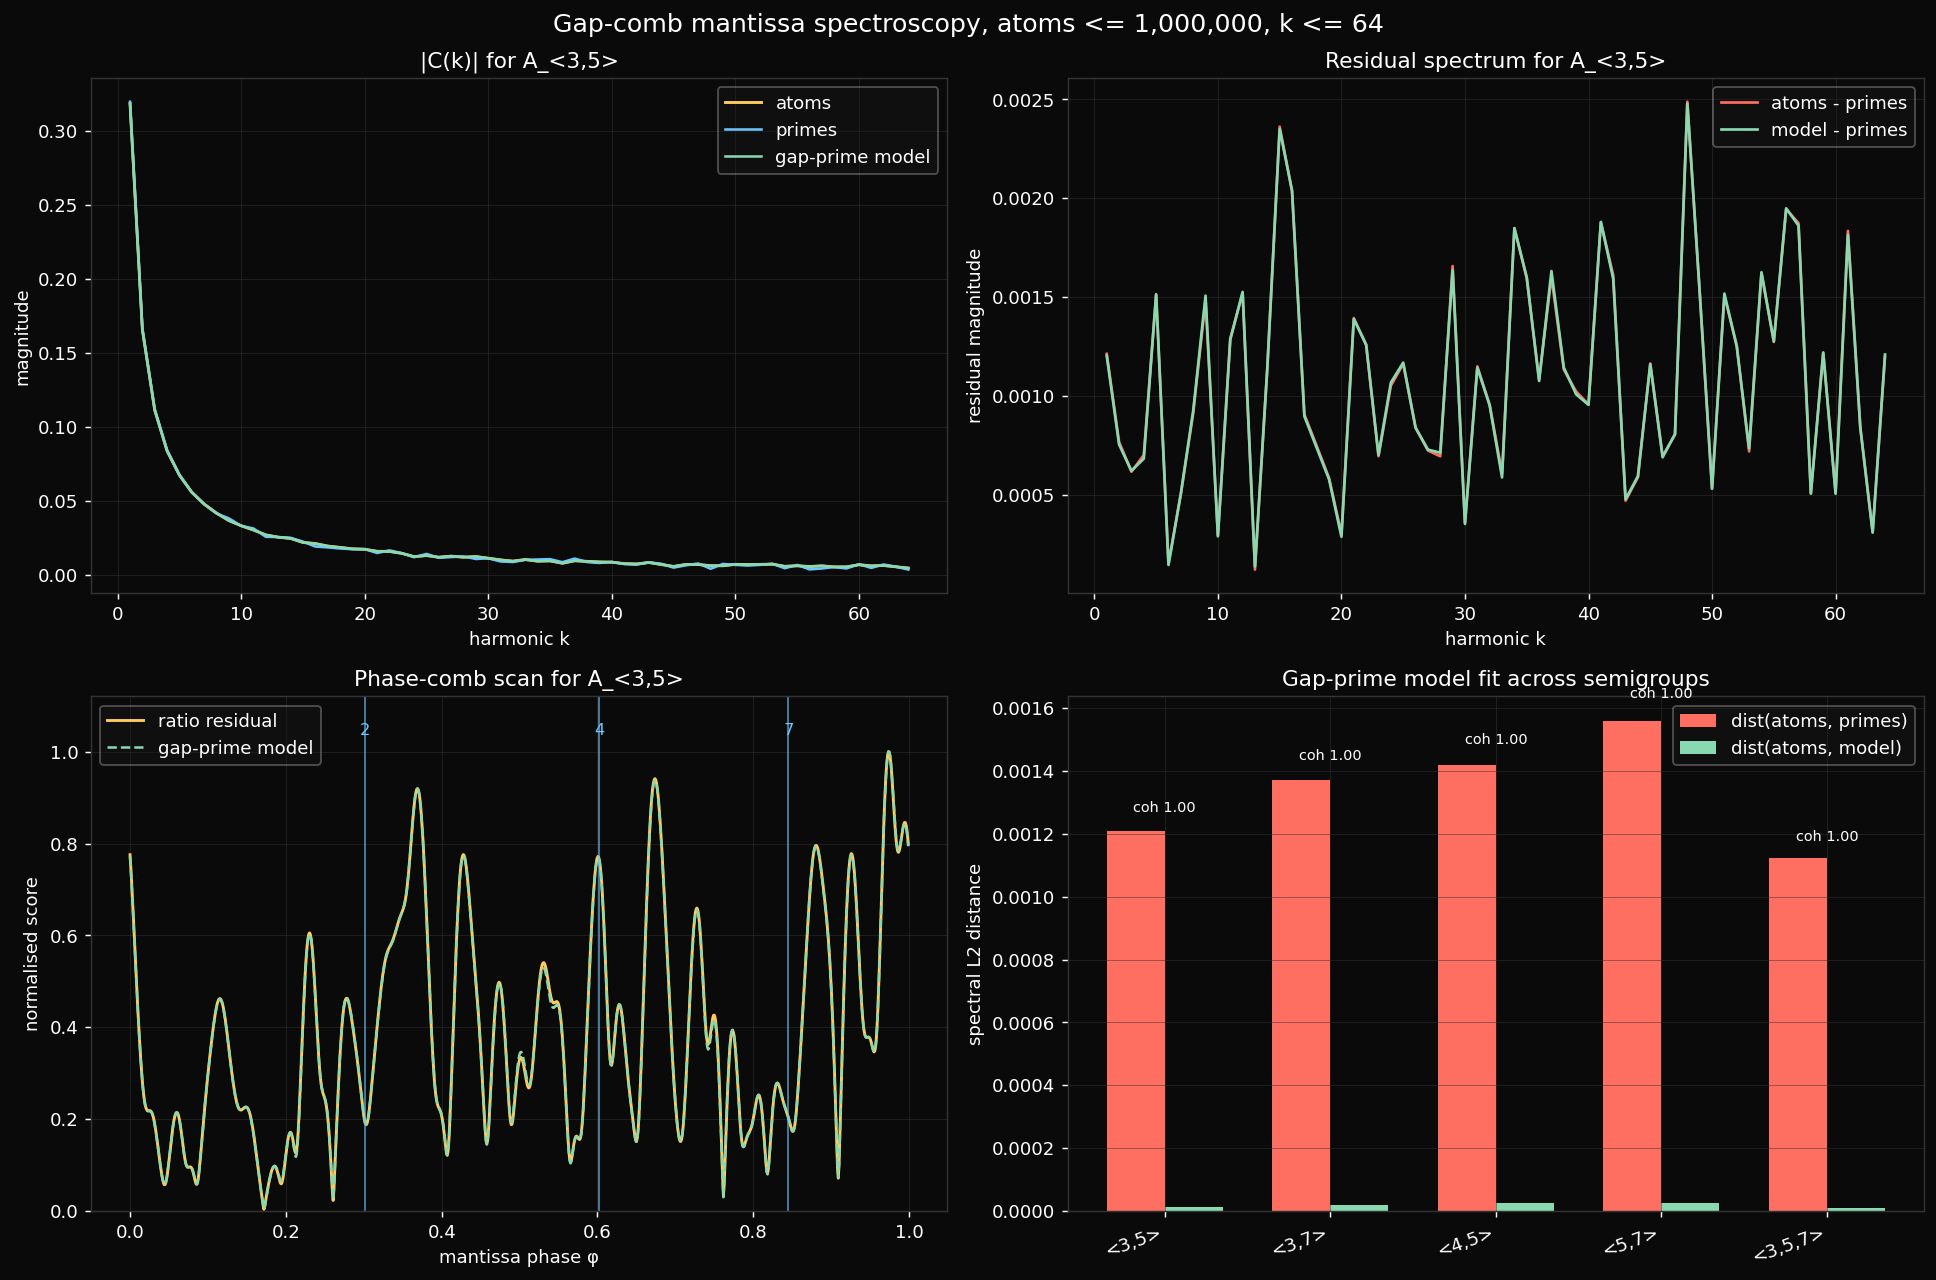

Write Python code to recreate this figure.
"""
Mantissa-spectrum gap-comb experiment for multiplicative atoms of
numerical semigroups.

The first interlock experiment collapses each atom to one leading digit.
This one keeps log-mantissa phase.  For a finite sequence X, compute

    C_X(k) = mean_{x in X} exp(2π i k frac(log_10 x)),   k = 1..K.

If A_S is well approximated by primes plus gap-times-prime layers, then
the ratio C_A(k) / C_prime(k) should carry a phase comb whose teeth sit
near log_10(g) for g in the gap set G.

Outputs:
- gap_comb.txt — spectral distances and phase-comb peaks.
- gap_comb.png — spectra, phase periodogram, and cross-semigroup scores.
"""

import os
import sys
import time
from math import log10

import numpy as np
import matplotlib.pyplot as plt

HERE = os.path.dirname(os.path.abspath(__file__))
ROOT = os.path.abspath(os.path.join(HERE, '..', '..', '..'))
sys.path.insert(0, os.path.join(ROOT, 'interlock'))

from ns_atoms import numerical_semigroup, gap_set, frobenius_number  # noqa: E402


N = 1_000_000
K_MAX = 64
PHASE_GRID = 1024
BASE = 10
PRIME_AMP_FLOOR = 2e-3

SEMIGROUPS = [
    ("<3,5>", (3, 5)),
    ("<3,7>", (3, 7)),
    ("<4,5>", (4, 5)),
    ("<5,7>", (5, 7)),
    ("<3,5,7>", (3, 5, 7)),
]

PALETTE = {
    "yellow": "#ffcc5c",
    "blue": "#6ec6ff",
    "red": "#ff6f61",
    "green": "#88d8b0",
    "bg": "#0a0a0a",
    "fg": "white",
    "grid": "#333333",
}


def primes_up_to(limit):
    sieve = bytearray([1]) * (limit + 1)
    sieve[0] = sieve[1] = 0
    for p in range(2, int(limit ** 0.5) + 1):
        if sieve[p]:
            sieve[p * p::p] = bytearray(len(sieve[p * p::p]))
    return [i for i in range(limit + 1) if sieve[i]]


def atoms_fast(generators, limit):
    """A_S ∩ [2, limit] via product marking."""
    S = numerical_semigroup(generators, limit)
    s_list = sorted(s for s in S if s >= 2)
    reducible = bytearray(limit + 1)
    for i, a in enumerate(s_list):
        if a * a > limit:
            break
        for b in s_list[i:]:
            prod = a * b
            if prod > limit:
                break
            reducible[prod] = 1
    return [m for m in range(2, limit + 1) if m in S and not reducible[m]], S


def gap_prime_model(gaps, S, primes, limit):
    """Leading-order set model: primes in S plus g·prime layers."""
    model = {p for p in primes if p in S}
    for g in gaps:
        if g <= 1:
            continue
        for p in primes:
            value = g * p
            if value > limit:
                break
            if value in S:
                model.add(value)
    return sorted(model)


def coefficients(seq, k_max=K_MAX, base=BASE):
    theta = np.mod(np.log(np.asarray(seq, dtype=float)) / np.log(base), 1.0)
    out = np.empty(k_max, dtype=np.complex128)
    for k in range(1, k_max + 1):
        out[k - 1] = np.exp(2j * np.pi * k * theta).mean()
    return out


def spectral_distance(a, b):
    return float(np.sqrt(np.mean(np.abs(a - b) ** 2)))


def coherence(a, b):
    na = np.linalg.norm(a)
    nb = np.linalg.norm(b)
    if na == 0 or nb == 0:
        return 0.0
    return float(abs(np.vdot(a, b)) / (na * nb))


def ratio_residual_periodogram(c_atoms, c_primes, k_values, phase_grid):
    stable = np.abs(c_primes) > PRIME_AMP_FLOOR
    ks = k_values[stable]
    if len(ks) == 0:
        phases = np.linspace(0.0, 1.0, phase_grid, endpoint=False)
        return phases, np.zeros_like(phases), stable
    ratio = c_atoms[stable] / c_primes[stable] - 1.0
    phases = np.linspace(0.0, 1.0, phase_grid, endpoint=False)
    waves = np.exp(-2j * np.pi * np.outer(ks, phases))
    score = np.abs(ratio @ waves)
    if score.max() > 0:
        score = score / score.max()
    return phases, score, stable


def top_phase_peaks(phases, score, count=5, exclusion=0.025):
    order = np.argsort(score)[::-1]
    peaks = []
    for idx in order:
        phase = float(phases[idx])
        if all(abs(((phase - p + 0.5) % 1.0) - 0.5) >= exclusion for p, _ in peaks):
            peaks.append((phase, float(score[idx])))
        if len(peaks) == count:
            break
    return peaks


def nearest_gap_distance(phase, gap_phases):
    if not gap_phases:
        return None
    return min(abs(((phase - gp + 0.5) % 1.0) - 0.5) for gp in gap_phases)


def draw_figure(rows, prime_coeffs, k_values):
    focus = rows[0]
    fig, axes = plt.subplots(2, 2, figsize=(15, 10))
    fig.patch.set_facecolor(PALETTE["bg"])
    axes = axes.ravel()

    for ax in axes:
        ax.set_facecolor(PALETTE["bg"])
        ax.tick_params(colors=PALETTE["fg"])
        for spine in ax.spines.values():
            spine.set_color(PALETTE["grid"])
        ax.grid(color=PALETTE["grid"], linewidth=0.45, alpha=0.6)

    ax = axes[0]
    ax.plot(k_values, np.abs(focus["c_atoms"]), color=PALETTE["yellow"],
            linewidth=1.6, label="atoms")
    ax.plot(k_values, np.abs(prime_coeffs), color=PALETTE["blue"],
            linewidth=1.4, label="primes")
    ax.plot(k_values, np.abs(focus["c_model"]), color=PALETTE["green"],
            linewidth=1.4, label="gap-prime model")
    ax.set_title("|C(k)| for A_<3,5>", color=PALETTE["fg"])
    ax.set_xlabel("harmonic k", color=PALETTE["fg"])
    ax.set_ylabel("magnitude", color=PALETTE["fg"])
    ax.legend(facecolor="#1a1a1a", labelcolor=PALETTE["fg"], framealpha=0.35)

    ax = axes[1]
    ax.plot(k_values, np.abs(focus["c_atoms"] - prime_coeffs),
            color=PALETTE["red"], linewidth=1.5, label="atoms - primes")
    ax.plot(k_values, np.abs(focus["c_model"] - prime_coeffs),
            color=PALETTE["green"], linewidth=1.5, label="model - primes")
    ax.set_title("Residual spectrum for A_<3,5>", color=PALETTE["fg"])
    ax.set_xlabel("harmonic k", color=PALETTE["fg"])
    ax.set_ylabel("residual magnitude", color=PALETTE["fg"])
    ax.legend(facecolor="#1a1a1a", labelcolor=PALETTE["fg"], framealpha=0.35)

    ax = axes[2]
    ax.plot(focus["phases"], focus["periodogram"], color=PALETTE["yellow"],
            linewidth=1.6, label="ratio residual")
    ax.plot(focus["phases"], focus["model_periodogram"], color=PALETTE["green"],
            linewidth=1.4, linestyle="--", label="gap-prime model")
    for gp, g in zip(focus["gap_phases"], focus["nonunit_gaps"]):
        ax.axvline(gp, color=PALETTE["blue"], linewidth=1.0, alpha=0.65)
        ax.text(gp, 1.03, str(g), color=PALETTE["blue"], ha="center",
                va="bottom", fontsize=9)
    ax.set_ylim(0, 1.12)
    ax.set_title("Phase-comb scan for A_<3,5>", color=PALETTE["fg"])
    ax.set_xlabel("mantissa phase φ", color=PALETTE["fg"])
    ax.set_ylabel("normalised score", color=PALETTE["fg"])
    ax.legend(facecolor="#1a1a1a", labelcolor=PALETTE["fg"], framealpha=0.35)

    ax = axes[3]
    labels = [r["name"] for r in rows]
    x = np.arange(len(rows))
    width = 0.35
    ax.bar(x - width / 2, [r["dist_prime"] for r in rows], width,
           color=PALETTE["red"], label="dist(atoms, primes)")
    ax.bar(x + width / 2, [r["dist_model"] for r in rows], width,
           color=PALETTE["green"], label="dist(atoms, model)")
    for i, r in enumerate(rows):
        ax.text(i, max(r["dist_prime"], r["dist_model"]) * 1.04,
                f'coh {r["residual_coherence"]:.2f}', color=PALETTE["fg"],
                ha="center", va="bottom", fontsize=8)
    ax.set_title("Gap-prime model fit across semigroups", color=PALETTE["fg"])
    ax.set_xticks(x)
    ax.set_xticklabels(labels, rotation=20, ha="right", color=PALETTE["fg"])
    ax.set_ylabel("spectral L2 distance", color=PALETTE["fg"])
    ax.legend(facecolor="#1a1a1a", labelcolor=PALETTE["fg"], framealpha=0.35)

    plt.suptitle(
        f"Gap-comb mantissa spectroscopy, atoms <= {N:,}, k <= {K_MAX}",
        color=PALETTE["fg"],
        fontsize=14,
    )
    plt.tight_layout()
    out_png = os.path.join(HERE, "gap_comb.png")
    plt.savefig(out_png, dpi=130, facecolor=PALETTE["bg"], bbox_inches="tight")
    return out_png


def main():
    print(f"Gap-comb spectrum: N={N:,}, K={K_MAX}")
    t0 = time.perf_counter()
    primes = primes_up_to(N)
    c_primes = coefficients(primes)
    print(f"  primes: {len(primes):,} ({time.perf_counter() - t0:.2f}s)")

    k_values = np.arange(1, K_MAX + 1)
    rows = []
    for name, generators in SEMIGROUPS:
        t0 = time.perf_counter()
        atom_seq, S = atoms_fast(generators, N)
        gaps = gap_set(S, N)
        nonunit_gaps = [g for g in gaps if g > 1]
        model_seq = gap_prime_model(gaps, S, primes, N)
        atom_set = set(atom_seq)
        model_set = set(model_seq)
        c_atoms = coefficients(atom_seq)
        c_model = coefficients(model_seq)
        phases, periodogram, stable = ratio_residual_periodogram(
            c_atoms, c_primes, k_values, PHASE_GRID
        )
        _, model_periodogram, _ = ratio_residual_periodogram(
            c_model, c_primes, k_values, PHASE_GRID
        )
        gap_phases = [log10(g) % 1.0 for g in nonunit_gaps]
        peaks = top_phase_peaks(phases, periodogram)
        model_peaks = top_phase_peaks(phases, model_periodogram)
        dist_prime = spectral_distance(c_atoms, c_primes)
        dist_model = spectral_distance(c_atoms, c_model)
        residual_coh = coherence(c_atoms - c_primes, c_model - c_primes)
        rows.append({
            "name": name,
            "generators": generators,
            "gaps": gaps,
            "nonunit_gaps": nonunit_gaps,
            "gap_phases": gap_phases,
            "frobenius": frobenius_number(S, N),
            "atom_count": len(atom_seq),
            "model_count": len(model_seq),
            "missing_from_model": len(atom_set - model_set),
            "extra_in_model": len(model_set - atom_set),
            "symdiff": len(atom_set ^ model_set),
            "c_atoms": c_atoms,
            "c_model": c_model,
            "dist_prime": dist_prime,
            "dist_model": dist_model,
            "model_gain": dist_prime / dist_model if dist_model else float("inf"),
            "residual_coherence": residual_coh,
            "phases": phases,
            "periodogram": periodogram,
            "model_periodogram": model_periodogram,
            "stable_harmonics": int(stable.sum()),
            "peaks": peaks,
            "model_peaks": model_peaks,
            "time": time.perf_counter() - t0,
        })
        print(
            f"  {name:<9} atoms={len(atom_seq):>8,} model={len(model_seq):>8,} "
            f"symdiff={rows[-1]['symdiff']:>4} "
            f"distP={dist_prime:.5f} distM={dist_model:.5f} "
            f"coh={residual_coh:.3f} ({rows[-1]['time']:.2f}s)"
        )

    out_png = draw_figure(rows, c_primes, k_values)
    out_txt = os.path.join(HERE, "gap_comb.txt")
    lines = [
        "Gap-comb mantissa spectroscopy",
        f"N = {N}",
        f"K_MAX = {K_MAX}",
        f"prime amplitude floor for ratio residual = {PRIME_AMP_FLOOR}",
        "",
        "Spectral distances over k = 1..K_MAX.",
        "distP = L2(C_atoms, C_primes). distM = L2(C_atoms, C_gap_model).",
        "",
        f"{'S':<10} {'F':>4} {'|G|':>4} {'|A|':>9} {'|model|':>9} "
        f"{'A-M':>5} {'M-A':>5} {'distP':>9} {'distM':>9} "
        f"{'gain':>7} {'coh':>7} {'stable':>6}",
        "-" * 98,
    ]
    for r in rows:
        lines.append(
            f"{r['name']:<10} {r['frobenius']:>4} {len(r['gaps']):>4} "
            f"{r['atom_count']:>9,} {r['model_count']:>9,} "
            f"{r['missing_from_model']:>5} {r['extra_in_model']:>5} "
            f"{r['dist_prime']:>9.5f} {r['dist_model']:>9.5f} "
            f"{r['model_gain']:>7.2f} {r['residual_coherence']:>7.3f} "
            f"{r['stable_harmonics']:>6}"
        )

    lines += ["", "Phase-comb peaks from C_atoms / C_primes - 1."]
    for r in rows:
        lines += [
            "",
            f"{r['name']}  generators={r['generators']}",
            f"G = {r['gaps']}",
            "nonunit gap phases log10(g) mod 1:",
            "  " + ", ".join(f"{g}:{phase:.4f}" for g, phase in zip(r["nonunit_gaps"], r["gap_phases"])),
            "top data peaks:",
        ]
        for phase, score in r["peaks"]:
            distance = nearest_gap_distance(phase, r["gap_phases"])
            distance_text = "NA" if distance is None else f"{distance:.4f}"
            lines.append(f"  phase={phase:.4f} score={score:.3f} nearest_gap={distance_text}")
        lines.append("top gap-prime-model peaks:")
        for phase, score in r["model_peaks"]:
            distance = nearest_gap_distance(phase, r["gap_phases"])
            distance_text = "NA" if distance is None else f"{distance:.4f}"
            lines.append(f"  phase={phase:.4f} score={score:.3f} nearest_gap={distance_text}")

    with open(out_txt, "w") as f:
        f.write("\n".join(lines) + "\n")

    print(f"Saved {out_txt}")
    print(f"Saved {out_png}")


if __name__ == "__main__":
    main()
